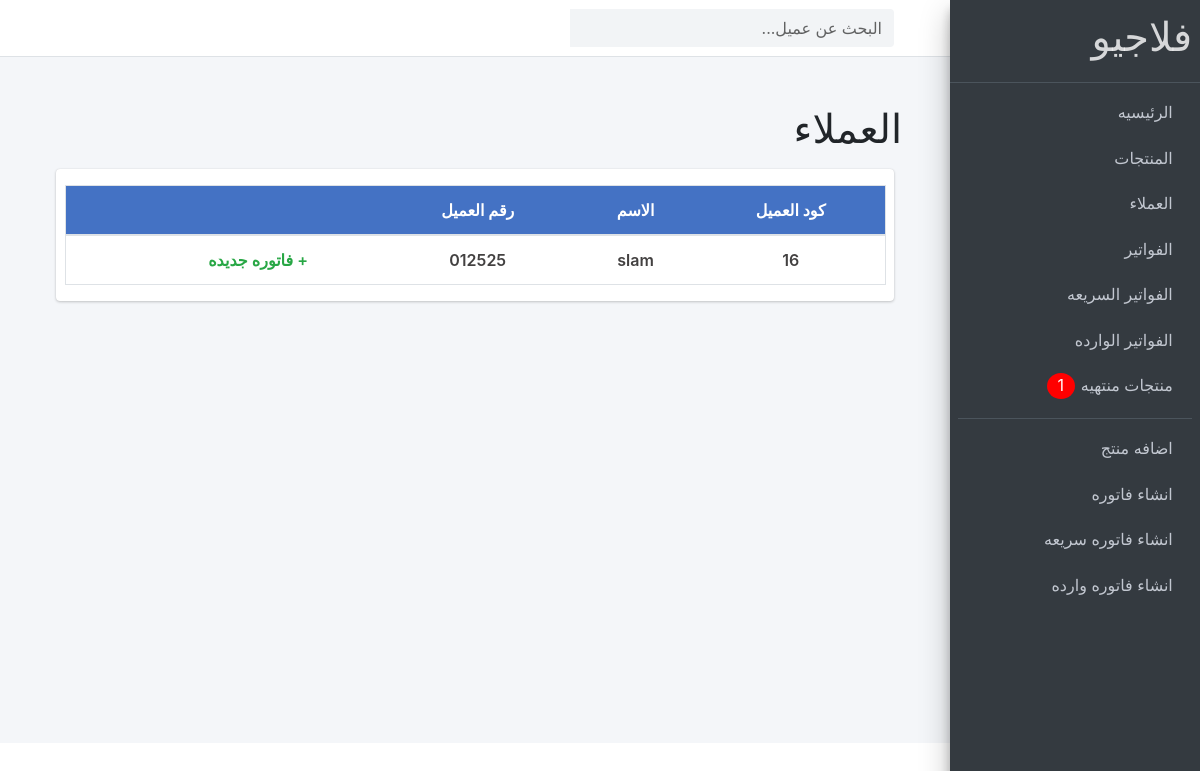
Before: /home/products/clients/ with the older database file.
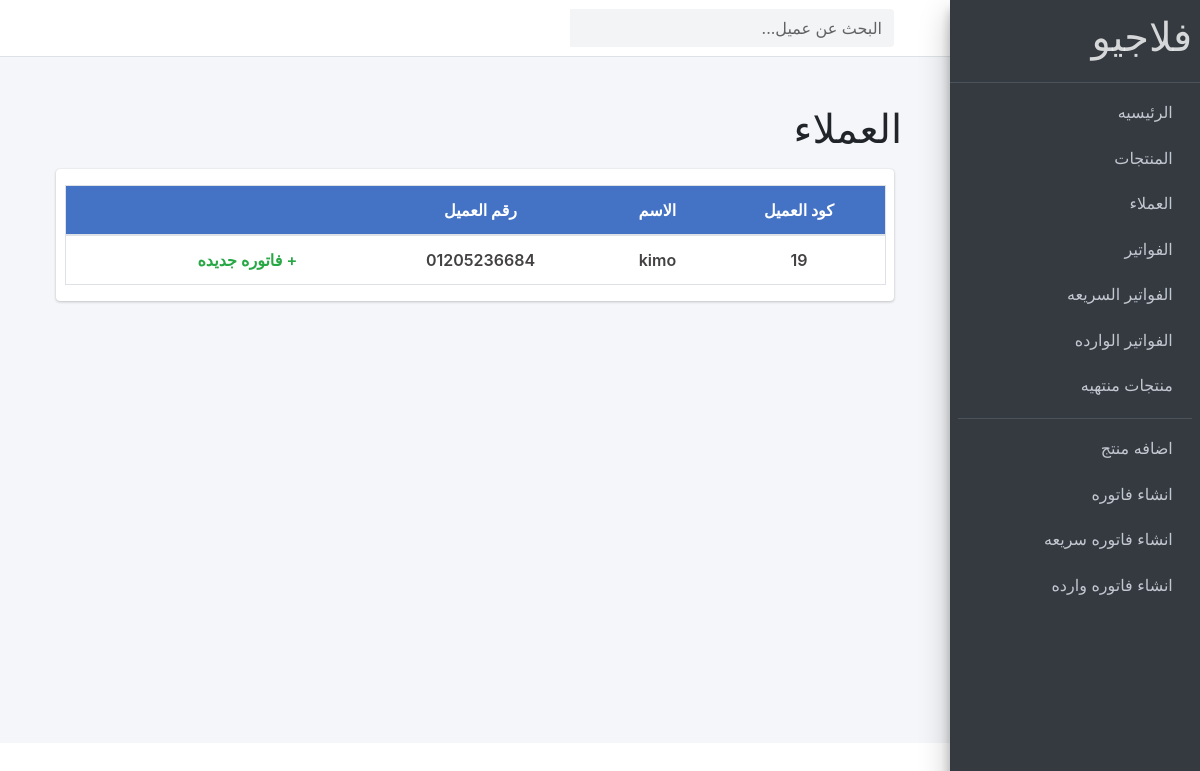
After: the same page with the newer database file.
### store/models.py (models this page shows)
class Client(models.Model):
    phone = models.CharField(max_length=11, unique=True, verbose_name="رقم الهاتف")
    name = models.CharField(max_length=50, unique=True, verbose_name="اسم العميل")
    remaining_money = models.DecimalField(max_digits=7  , decimal_places=2 , default=0, verbose_name="مبلغ متبقى")
    def  __str__ (self):
        return self.name

### store/views.py (the view)
# urls.py: path('products/clients/', views.clients, name="clients"),
def clients(request):
    search_qs = request.GET.get('search_clients', '')
    if search_qs:
        clients = Client.objects.filter(Q(name__icontains=search_qs)|
                                        Q(id__icontains=search_qs))
    else:
        clients = Client.objects.all()
    return render(request, 'pages/clients.html',{
        "clients": clients,
    })

### store/context_processor.py (called while the page is built)
def calc_empty_products(request):
    products = Product.objects.filter(available_in_ventory=0)
    emptyNum = products.count()
    return {"emptyNum":emptyNum}

### templates/pages/clients.html (shortened to what this page needs)
{% extends 'base.html' %}
{% load crispy_forms_tags %}
{% load static %}
{% block content %}
    <nav class="main-header navbar navbar-expand navbar-white navbar-light">
      <ul class="navbar-nav">
        <li class="nav-item">
          <a class="nav-link" data-widget="pushmenu" href="#"></a>
        </li>
      </ul>
      <form class="form-inline ml-3" action="{% url 'products:clients' %}">
        <div class="input-group">
          <input id="searchIdforclients" class="form-control form-control-navbar" name="search_clients" type="search" placeholder="البحث عن عميل..." aria-label="Search">
          <div class="input-group-append">
            <button class="btn btn-navbar" type="submit">
            </button>
          </div>
        </div>
      </form>
    </nav>
    <div style="direction: rtl;" class="wrapper">
      <div   class="content-wrapper p-5">
        <div class="row mb-2">
          <div class="col-sm-6">
            <h1>العملاء</h1>
          </div>
        </div>
            <section class="content">
              <div class="card card-solid">
                  <div class="row d-flex align-items-stretch">
                    <div   class="col-12 p-3">
                      {% if clients %}
                      <table class="table table-bordered clients_table text-center">
                        <thead>
                          <tr class="clients_thead_row">
                            <th scope="col"> كود العميل </th>
                            <th scope="col"> الاسم </th>
                            <th scope="col">رقم العميل </th>
                            <th scope="col">  </th>
                            <th scope="col">  </th>
                          </tr>
                        </thead>
                        <tbody>
                          {% for client in clients %}
                          <tr class="clients_table_row">
                            <td><a href="{% url 'products:show-client' client.id %}">{{client.id}}</a></td>
                            <td><a href="{% url 'products:show-client' client.id %}">{{client}}</a></td>
                            <td><a href="{% url 'products:show-client' client.id %}">{{client.phone}}</a></td>
                            <td><a class="text-success" href="{% url 'products:another-bill' client.id %}"> + فاتوره جديده </a></td>
                            <td class="deletebtn"><a data-product="{{client.id}}" href="#" class="btn delete_client_list delete_client_list{{client.id}}"></a></td>
                          </tr>
                          {% endfor %}
                        </tbody>
                      </table>
                      {% else %}
                      <h4 class="m-5">لا يوجد عملاء فى الوقت الحالى .</h4>
                      {% endif %}
                    </div>
                    </div>
              </div>
            </section>
          </div>
      </div>
{% endblock %}

Changed rows visible on the page:
removed Client: id "16", name "slam", phone "012525"
added Client: id "19", name "kimo", phone "01205236684"
Other visible differences:
{{ emptyNum }}: "1" → (not shown)
